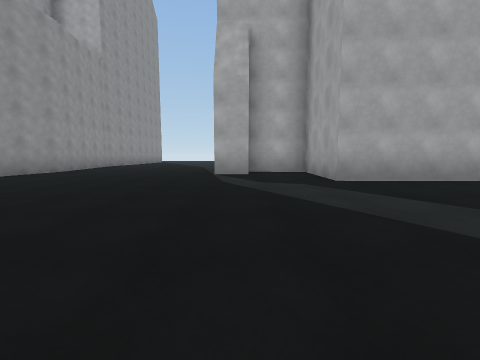
view 1 (above)

12 first-person views from a walk through a Unity game level. The camera is 1.2 m above the floor, tilts 6° down and sees 90° across. The floor is counted in squares, 2.61 m on a side. Each view is taken from the middle of a square. On the plan, view 1 faces up. The plan holds only what a view shows up to about 9 squares ahead; the rest is blank. The place goes on beyond the plan. The player is left out. Some animated figures are not drawn.

view 2
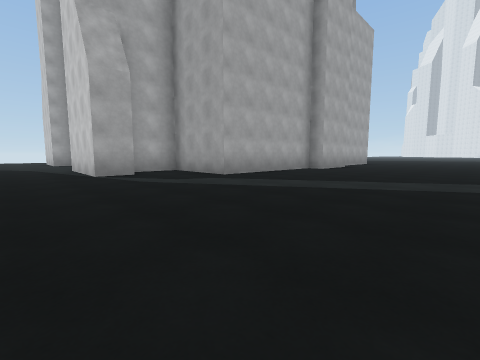

view 3
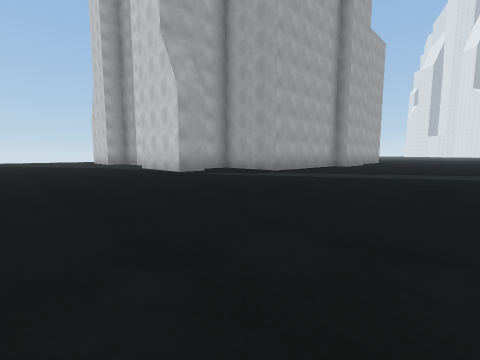

view 4
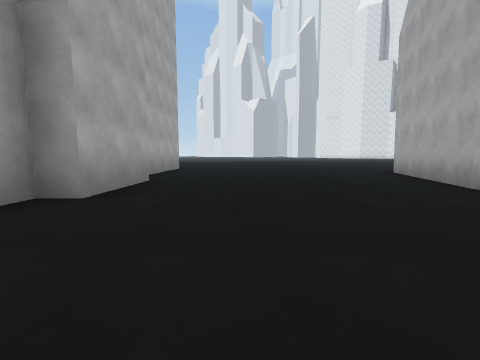

view 5
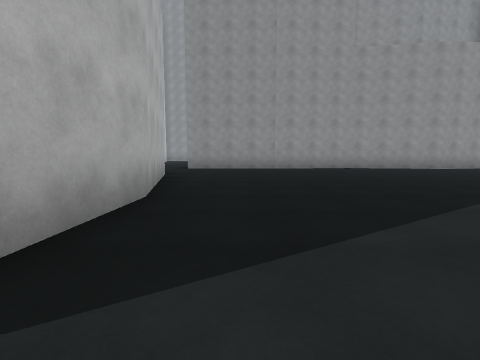

view 6
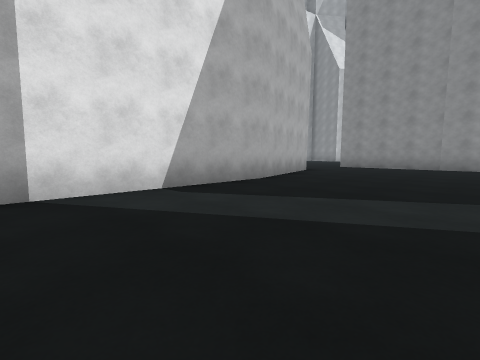

view 7
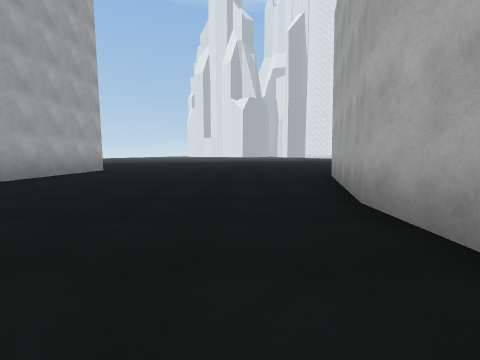

view 8
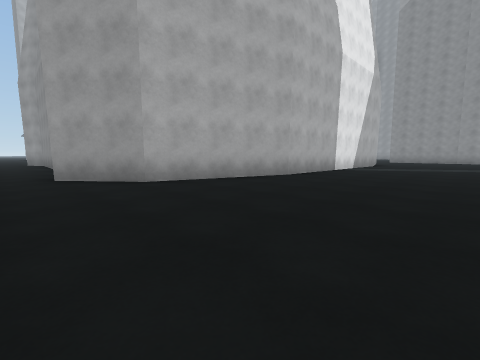

view 9
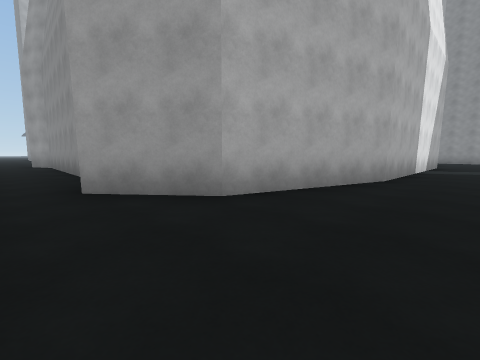

view 10
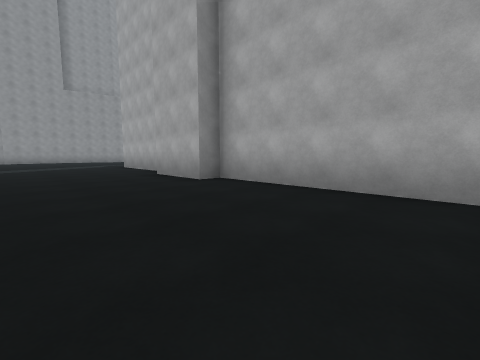

view 11
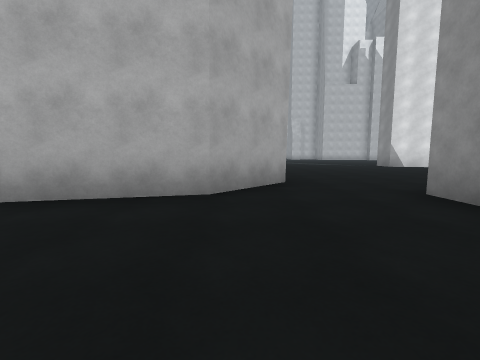

view 12
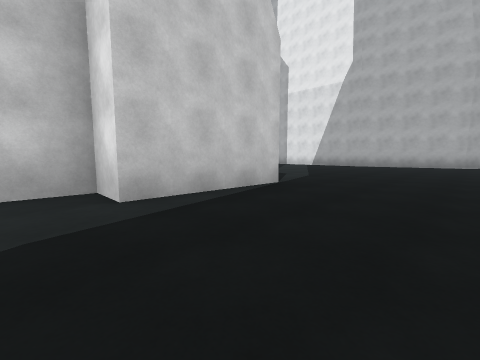

### Floor plan
Points are (right, up) in squares from view 1. A wall is a line through its corners. A room is listed if a view was taken in it or the views show most of it. See-through windows are left out.
Room 1 (views 1, 2, 3, 4, 5, 6, 7, 8, 9, 10, 11, 12)
walls: (0.3, 5.7) (-0.6, 5.7) (-0.6, 8.2) (0.3, 8.2) (0.3, 9.1); (0.3, -1) (6.3, -1.2); (7.3, 3.6) (5.5, 3.7) (5.5, 4.2) (1.7, 4.2) (1.8, 6.5) (0.2, 6.5); (6.2, -1.1) (9.3, -2) (10.4, -3.4); (-5.1, 1.2) (-5.2, -1.8); (-5.3, 3.9) (-5.1, 1.1); (-3.8, -3.1) (-2.7, -1.8) (0.5, -1); (11.1, 4) (7.3, 4.1); (-5.1, 9) (-4.8, 6.6) (-5.3, 3.7)
ways out: opening at (-4, -2); opening at (11, -3)

Where each view was taken, in squares from view 1:
view 1: 0 up, 0 right, facing up
view 2: 0 up, 2 left, facing up-right
view 3: 0 up, 4 left, facing up-right
view 4: 2 up, 3 right, facing right
view 5: 0 up, 3 right, facing left
view 6: 2 up, 4 right, facing down-left
view 7: 0 up, 4 right, facing right
view 8: 2 up, 11 right, facing down-left
view 9: 0 up, 11 right, facing down-left
view 10: 1 up, 11 right, facing up-left
view 11: 1 up, 3 left, facing down
view 12: 9 up, 3 left, facing down-right
